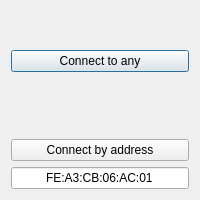
<?xml version="1.0" encoding="UTF-8"?>
<ui version="4.0">
 <class>ConnectionDialog</class>
 <widget class="QDialog" name="ConnectionDialog">
  <property name="geometry">
   <rect>
    <x>0</x>
    <y>0</y>
    <width>200</width>
    <height>200</height>
   </rect>
  </property>
  <property name="windowTitle">
   <string>Dialog</string>
  </property>
  <layout class="QVBoxLayout" name="verticalLayout">
   <property name="topMargin">
    <number>30</number>
   </property>
   <item>
    <widget class="QLabel" name="statusLabel">
     <property name="text">
      <string/>
     </property>
     <property name="textFormat">
      <enum>Qt::RichText</enum>
     </property>
     <property name="alignment">
      <set>Qt::AlignCenter</set>
     </property>
    </widget>
   </item>
   <item>
    <widget class="QPushButton" name="connectAnyButton">
     <property name="text">
      <string>Connect to any</string>
     </property>
    </widget>
   </item>
   <item>
    <spacer name="verticalSpacer">
     <property name="orientation">
      <enum>Qt::Vertical</enum>
     </property>
     <property name="sizeHint" stdset="0">
      <size>
       <width>20</width>
       <height>40</height>
      </size>
     </property>
    </spacer>
   </item>
   <item>
    <layout class="QVBoxLayout" name="verticalLayout_2">
     <item>
      <widget class="QPushButton" name="connectAddressButton">
       <property name="text">
        <string>Connect by address</string>
       </property>
      </widget>
     </item>
     <item>
      <widget class="QLineEdit" name="addressEdit">
       <property name="text">
        <string>FE:A3:CB:06:AC:01</string>
       </property>
       <property name="alignment">
        <set>Qt::AlignCenter</set>
       </property>
      </widget>
     </item>
    </layout>
   </item>
  </layout>
 </widget>
 <resources/>
 <connections/>
</ui>
